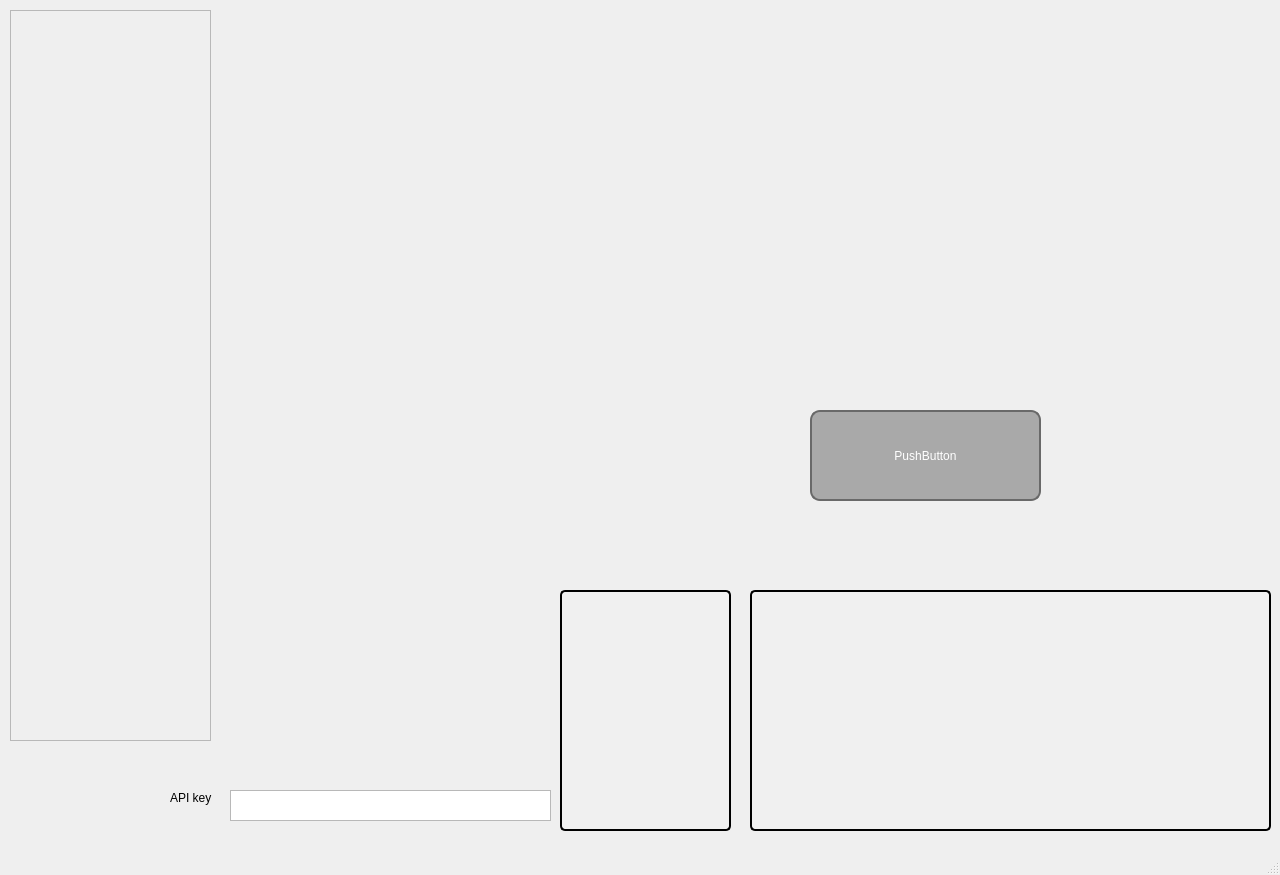
<?xml version="1.0" encoding="UTF-8"?>
<ui version="4.0">
 <class>craftCharacter</class>
 <widget class="QMainWindow" name="craftCharacter">
  <property name="geometry">
   <rect>
    <x>0</x>
    <y>0</y>
    <width>1280</width>
    <height>875</height>
   </rect>
  </property>
  <property name="windowTitle">
   <string>MainWindow</string>
  </property>
  <widget class="QWidget" name="centralwidget">
   <widget class="QLabel" name="label">
    <property name="geometry">
     <rect>
      <x>560</x>
      <y>590</y>
      <width>171</width>
      <height>241</height>
     </rect>
    </property>
    <property name="styleSheet">
     <string notr="true">QLabel {
    border: 2px solid black; /* 设置边框宽度为2像素，颜色为黑色 */
    border-radius: 5px;      /* 设置圆角半径为5像素 */
    padding: 5px;            /* 设置内边距为5像素 */
    background-color: #f0f0f0; /* 设置背景颜色为浅灰色（可选） */
}</string>
    </property>
    <property name="text">
     <string/>
    </property>
   </widget>
   <widget class="QLabel" name="label_2">
    <property name="geometry">
     <rect>
      <x>750</x>
      <y>590</y>
      <width>521</width>
      <height>241</height>
     </rect>
    </property>
    <property name="font">
     <font>
      <bold>false</bold>
     </font>
    </property>
    <property name="styleSheet">
     <string notr="true">QLabel {
    border: 2px solid black; /* 设置边框宽度为2像素，颜色为黑色 */
    border-radius: 5px;      /* 设置圆角半径为5像素 */
    padding: 5px;            /* 设置内边距为5像素 */
    background-color: #f0f0f0; /* 设置背景颜色为浅灰色（可选） */
}</string>
    </property>
    <property name="text">
     <string/>
    </property>
   </widget>
   <widget class="QPushButton" name="craftButton">
    <property name="geometry">
     <rect>
      <x>810</x>
      <y>410</y>
      <width>231</width>
      <height>91</height>
     </rect>
    </property>
    <property name="styleSheet">
     <string notr="true">QPushButton {
    background-color: #A9A9A9;  /* 灰色背景 */
    color: white;               /* 白色文字 */
    border: 2px solid #696969;  /* 深灰色边框 */
    border-radius: 10px;        /* 圆角半径 */
    padding: 5px 10px;          /* 内边距 */
    font: bold 14px 'Microsoft YaHei'; /* 字体设置 */
}
QPushButton:hover {
    background-color: #BEBEBE;  /* 鼠标悬停时的背景色 */
}
QPushButton:pressed {
    background-color: #808080;  /* 按下时的背景色 */
}</string>
    </property>
    <property name="text">
     <string>PushButton</string>
    </property>
   </widget>
   <widget class="QScrollArea" name="CharacterSelector">
    <property name="geometry">
     <rect>
      <x>10</x>
      <y>10</y>
      <width>201</width>
      <height>731</height>
     </rect>
    </property>
    <property name="widgetResizable">
     <bool>true</bool>
    </property>
    <widget class="QWidget" name="scrollAreaWidgetContents">
     <property name="geometry">
      <rect>
       <x>0</x>
       <y>0</y>
       <width>199</width>
       <height>729</height>
      </rect>
     </property>
    </widget>
   </widget>
   <widget class="QTextEdit" name="apiKey">
    <property name="geometry">
     <rect>
      <x>230</x>
      <y>790</y>
      <width>321</width>
      <height>31</height>
     </rect>
    </property>
   </widget>
   <widget class="QLabel" name="label_3">
    <property name="geometry">
     <rect>
      <x>170</x>
      <y>790</y>
      <width>53</width>
      <height>15</height>
     </rect>
    </property>
    <property name="text">
     <string>API key</string>
    </property>
   </widget>
  </widget>
  <widget class="QMenuBar" name="menubar">
   <property name="geometry">
    <rect>
     <x>0</x>
     <y>0</y>
     <width>1280</width>
     <height>20</height>
    </rect>
   </property>
  </widget>
  <widget class="QStatusBar" name="statusbar"/>
 </widget>
 <resources/>
 <connections/>
</ui>
